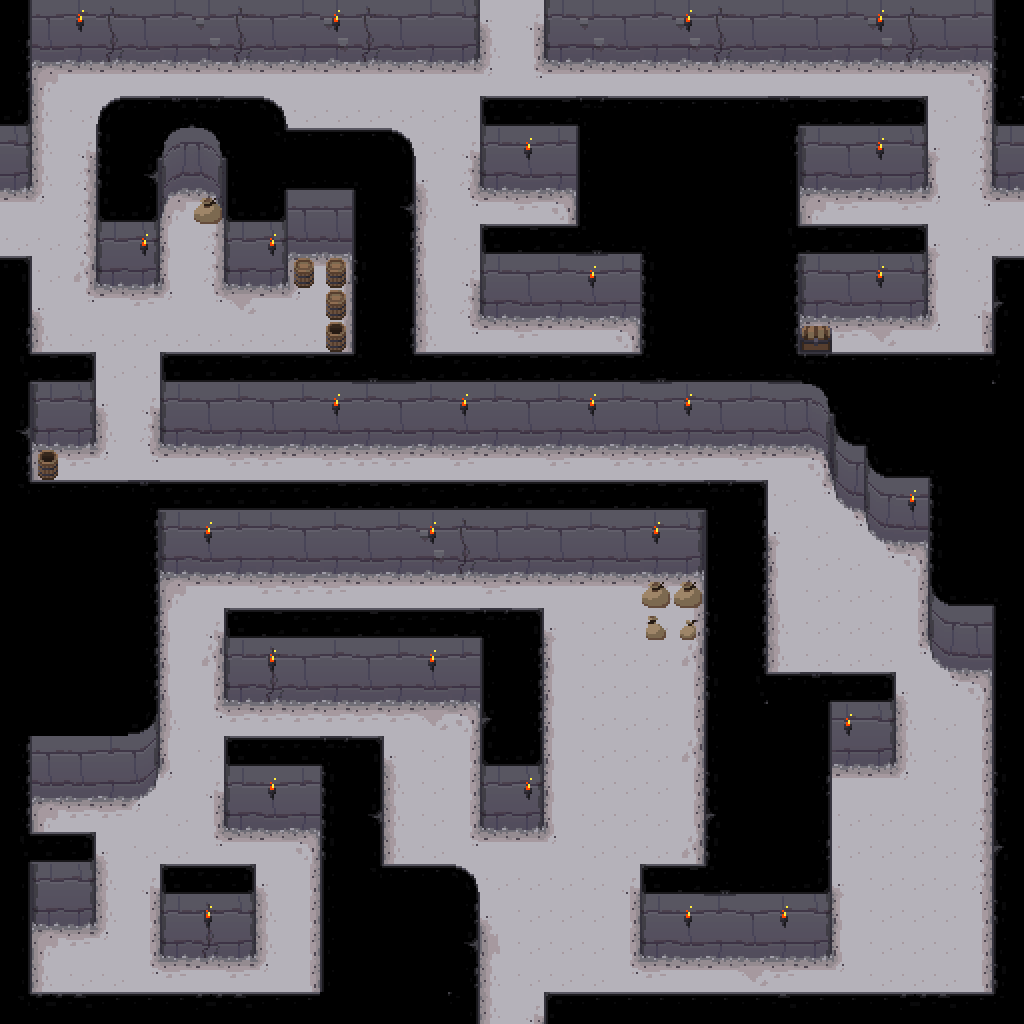

A 2D game scene composited from a Tiled map and its tileset images. What follows is a short description and the map's XML, with each tile layer's data collapsed to a summary:
An orthogonal 32x32 tile map with 32x32 px tiles, 4 tile layers (ground, walls, objects, tops) and 84 objects (25x light, 4x secretGM, 4x monster, 2x secretWall).

<map version="1.0" orientation="orthogonal" width="32" height="32" tilewidth="32" tileheight="32">
 <tileset firstgid="1" name="dungeon tileset calciumtrice" tilewidth="32" tileheight="32">
  <image source="../textures/spritesheets/dungeon tileset calciumtrice.png" width="960" height="808" />
 </tileset>
 <layer name="ground" width="32" height="32">
  <data>[1024 cells, 1014 non-empty, 19 distinct tile ids]</data>
 </layer>
 <layer name="walls" width="32" height="32">
  <data>[1024 cells, 296 non-empty, 24 distinct tile ids]</data>
 </layer>
 <layer name="objects" width="32" height="32">
  <data>[1024 cells, 3 non-empty, 1 distinct tile ids]</data>
 </layer>
 <layer name="tops" width="32" height="32">
  <data>[1024 cells, 418 non-empty, 44 distinct tile ids]</data>
 </layer>
 <objectgroup name="colliderWalls" width="0" height="0">
  <object name="secretWall" x="512" y="384" width="64" height="64" />
  <object x="0" y="0" width="480" height="64" />
  <object x="544" y="0" width="480" height="64" />
  <object x="992" y="64" width="32" height="128" />
  <object x="0" y="64" width="32" height="128" />
  <object x="96" y="128" width="192" height="32" />
  <object x="96" y="160" width="320" height="32" />
  <object x="192" y="192" width="224" height="32" />
  <object x="224" y="224" width="192" height="64" />
  <object x="320" y="288" width="96" height="96" />
  <object x="96" y="192" width="64" height="96" />
  <object x="0" y="288" width="32" height="96" />
  <object x="0" y="384" width="96" height="64" />
  <object x="0" y="448" width="64" height="64" />
  <object x="0" y="512" width="512" height="64" />
  <object x="160" y="384" width="352" height="64" />
  <object x="576" y="384" width="448" height="64" />
  <object x="832" y="448" width="192" height="32" />
  <object x="896" y="512" width="128" height="32" />
  <object x="928" y="544" width="96" height="96" />
  <object x="960" y="640" width="64" height="32" />
  <object x="992" y="288" width="32" height="96" />
  <object x="480" y="128" width="448" height="64" />
  <object x="576" y="192" width="224" height="64" />
  <object x="480" y="256" width="448" height="64" />
  <object x="640" y="320" width="192" height="32" />
  <object x="640" y="352" width="160" height="32" />
  <object x="0" y="576" width="160" height="192" />
  <object x="0" y="768" width="128" height="32" />
  <object x="0" y="800" width="32" height="64" />
  <object x="0" y="864" width="96" height="64" />
  <object x="0" y="928" width="32" height="96" />
  <object x="160" y="896" width="96" height="64" />
  <object x="224" y="640" width="320" height="64" />
  <object x="480" y="704" width="64" height="128" />
  <object x="640" y="576" width="128" height="64" />
  <object x="224" y="768" width="160" height="64" />
  <object x="320" y="832" width="64" height="64" />
  <object x="320" y="896" width="160" height="128" />
  <object x="704" y="640" width="64" height="64" />
  <object x="704" y="704" width="192" height="64" />
  <object x="704" y="768" width="128" height="128" />
  <object x="640" y="896" width="192" height="64" />
  <object x="992" y="672" width="32" height="352" />
  <object x="864" y="512" width="32" height="16" />
  <object x="928" y="640" width="32" height="16" />
  <object x="128" y="768" width="32" height="16" />
  <object x="864" y="480" width="160" height="32" />
  <object x="832" y="480" width="32" height="16" />
  <object x="576" y="512" width="192" height="64" />
  <object name="secretWall" x="512" y="512" width="64" height="64" />
 </objectgroup>
 <objectgroup name="lights" width="0" height="0">
  <object name="light" x="512" y="128" width="32" height="32" />
  <object name="light" x="672" y="0" width="32" height="32" />
  <object name="light" x="864" y="0" width="32" height="32" />
  <object name="light" x="320" y="0" width="32" height="32" />
  <object name="light" x="64" y="0" width="32" height="32" />
  <object name="light" x="128" y="224" width="32" height="32" />
  <object name="light" x="256" y="224" width="32" height="32" />
  <object name="light" x="864" y="128" width="32" height="32" />
  <object name="light" x="576" y="256" width="32" height="32" />
  <object name="light" x="864" y="256" width="32" height="32" />
  <object name="light" x="320" y="384" width="32" height="32" />
  <object name="light" x="448" y="384" width="32" height="32" />
  <object name="light" x="672" y="384" width="32" height="32" />
  <object name="light" x="576" y="384" width="32" height="32" />
  <object name="light" x="192" y="512" width="32" height="32" />
  <object name="light" x="416" y="512" width="32" height="32" />
  <object name="light" x="640" y="512" width="32" height="32" />
  <object name="light" x="832" y="704" width="32" height="32" />
  <object name="light" x="256" y="640" width="32" height="32" />
  <object name="light" x="416" y="640" width="32" height="32" />
  <object name="light" x="256" y="768" width="32" height="32" />
  <object name="light" x="192" y="896" width="32" height="32" />
  <object name="light" x="512" y="768" width="32" height="32" />
  <object name="light" x="672" y="896" width="32" height="32" />
  <object name="light" x="768" y="896" width="32" height="32" />
  <object name="secretGM" x="512" y="352" width="32" height="32" />
  <object name="secretGM" x="544" y="416" width="32" height="32" />
  <object name="secretGM" x="512" y="480" width="32" height="32" />
  <object name="secretGM" x="544" y="544" width="32" height="32" />
 </objectgroup>
 <objectgroup name="monsters" width="0" height="0">
  <object name="monster" x="832" y="576" width="32" height="32">
   <properties>
    <property name="type" value="zombie" />
   </properties>
  </object>
  <object name="monster" x="584" y="699" width="32" height="32">
   <properties>
    <property name="type" value="zombie" />
   </properties>
  </object>
  <object name="monster" x="102" y="945" width="32" height="32">
   <properties>
    <property name="type" value="zombie" />
   </properties>
  </object>
  <object name="monster" x="384" y="96" width="32" height="32">
   <properties>
    <property name="type" value="zombie" />
   </properties>
  </object>
 </objectgroup>
</map>
